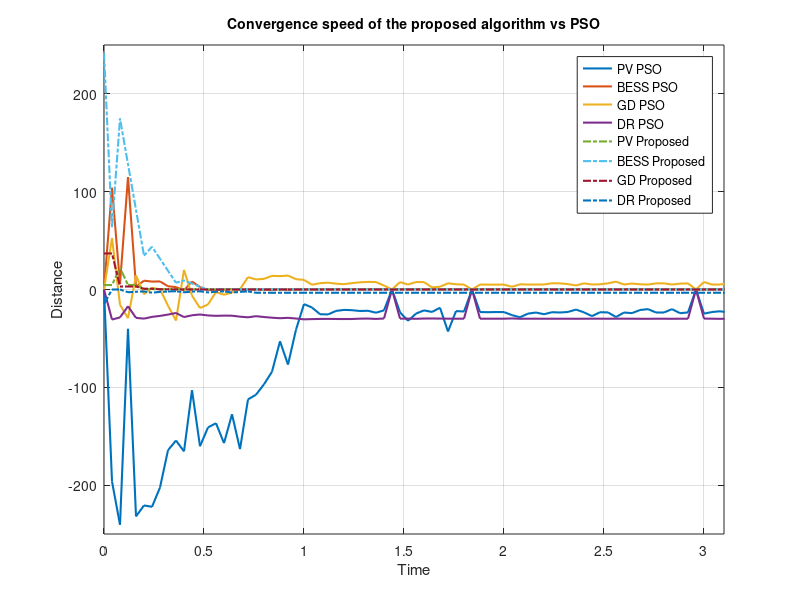

Write the MATLAB code that produced this figure. (Note: this script raises an error after producing the figure.)
clear all
close all

time= [0.  , 0.04, 0.08, 0.12, 0.16, 0.2 , 0.24, 0.28, 0.32, 0.36, 0.4, 0.44, 0.48, 0.52, 0.56, 0.6 , 0.64, 0.68, 0.72, 0.76, 0.8 , 0.84,0.88, 0.92, 0.96, 1.  , 1.04, 1.08, 1.12, 1.16, 1.2 , 1.24, 1.28,1.32, 1.36, 1.4 , 1.44, 1.48, 1.52, 1.56, 1.6 , 1.64, 1.68, 1.72,1.76, 1.8 , 1.84, 1.88, 1.92, 1.96, 2.  , 2.04, 2.08, 2.12, 2.16,2.2 , 2.24, 2.28, 2.32, 2.36, 2.4 , 2.44, 2.48, 2.52, 2.56, 2.6 ,2.64, 2.68, 2.72, 2.76, 2.8 , 2.84, 2.88, 2.92, 2.96, 3.  , 3.04,3.08, 3.12, 3.16];

PVpos=[0,-196.272819087832,-240.556259081956,-40.2208238515236,-231.991378932528,-220.767558904418,-222.203710320816,-202.454313052032,-164.339204691808,-154.399889568075,-165.496587762144,-102.970978923397,-160.257166035170,-141.026651215756,-136.757906221350,-157.081096843992,-127.593159927504,-163.178203303535,-112.375907972582,-107.570221026964,-96.9273837734808,-84.0013699547852,-52.9875052605373,-76.7279076821634,-41.0523049288544,-14.9444658311151,-18.3781040121352,-25.2911358939310,-25.5057965766272,-21.9061961774231,-20.8546434904660,-21.1454705305763,-21.9937349114228,-21.7306148692111,-23.7463882377172,-21.2894936437338,0,-23.3206841241335,-32.0346684156551,-24.6452487784316,-21.3219479750883,-22.9805881716998,-18.6378004486161,-42.9488120870383,-22.1139483000949,-22.4600160904142,0,-23.0785292440992,-23.1991102739153,-23.0547782768508,-23.0836065918367,-26.2278592855577,-28.3817299220895,-24.6775401582260,-23.5381963834606,-25.3062151989992,-23.2003736803035,-23.5198711423051,-22.9734490239862,-20.5096780497070,-23.3876047715457,-27.2183293497055,-23.2395204113943,-23.4139993036763,-28.1686240579855,-23.5384561577793,-24.1633647076387,-20.9667044365538,-20.0647277775668,-23.5193996384339,-23.5077903023900,-20.0506798318615,-24.2274917992669,-23.4445227917369,0,-24.7012352986627,-23.0318861880343,-22.2432404989190,-23.4727575263630,-23.5182799078671];
Bpos=[0,104.071507905450,5.63037263255859,114.957911873259,2.87766366095367,9.03440859466744,8.08950574013423,8.27315258307313,3.31213779177657,2.43802846618180,-0.808451200661876,8.17647858120927,2.45871802855481,-0.648630465245266,-0.631731064724020,-0.209769301716606,0.289948378961958,-0.468290557328661,0.0367052119465936,0.219175899093836,-0.207994221347256,-0.550875700834563,0.296000796422113,-0.352118845122631,0.111583583688086,0.124708384198962,0.131803390685085,0.0952951398663626,0.224223304710349,0.204777699225959,0.180153158404128,0.267570201382955,0.224447776233740,0.213044473888563,0.260589350741003,0.252738227422928,0,0.287947588046702,0.256645172044078,0.234878961369998,0.193909780578184,0.322634384538500,0.308400074487392,0.309328337131199,0.257234582002894,0.297826119465607,0,0.284252861716170,0.271896466417864,0.272405585208915,0.270799122726015,0.284280051628022,0.237120826023681,0.269336899526983,0.272975735832383,0.235230704270066,0.198416726627187,0.160291415408455,0.177485831455044,0.253183533027293,0.184242437075923,0.258218752105720,0.219648853760716,0.173788341142756,0.209186034644622,0.249867685116081,0.175302740413802,0.180444333678127,0.185713689084387,0.161187594845443,0.161147425183569,0.185955629159085,0.180863128181193,0.159683341561506,0,0.165430526575464,0.230832285598348,0.161574185416948,0.169527161948036,0.172661598937681];
GDpos=[0,52.5464818357563,-15.5382333408872,-29.3354615920032,14.4276739540331,-4.88025549503197,1.66032541722768,0.330191809872190,-16.5538767938156,-31.7371010073328,20.0137745493668,-6.19651208977336,-18.9566524437268,-15.2939019214892,-2.57721527981755,-5.36892173217916,-3.07831295375320,0.231972460008706,12.6625157385851,10.2619437333208,10.8737883019263,13.9515749606719,13.6876828639967,14.2374102621106,10.5469733933696,9.83173135272648,4.84509283400985,6.47975271357768,6.97525925801529,5.99259692112128,5.41724179666971,6.54156295068117,7.38447125943799,7.75962537674695,7.62197174401831,4.01574320028658,0,7.60334603241427,5.04109841849208,7.66824325542996,7.55816894954228,2.14119714853462,2.83588006526963,6.34698128440800,5.32679932049314,5.04274988999191,0,5.05301487552219,5.00012473901074,4.94135048479348,5.01397016134251,2.75283406471647,5.33673982600635,5.07026577782688,5.07964713725789,5.12908637048827,6.37278778058169,6.26992783891672,5.54298326691298,4.14378512448832,6.29476477720493,5.08612691714461,5.30941657226447,6.28240080949058,8.05786277959896,5.06647296782955,6.10377174554628,5.35121734085681,5.05457144726108,6.25000339296128,6.28888705871407,5.04685583254650,6.00398473872019,6.26400681249845,0,7.67667082780281,5.03092821930716,5.09715514011680,6.25763011647916,6.38214600698325];
DRpos=[0,-30.7059192212007,-28.5616538714873,-17.1395824492465,-29.0129613584026,-29.7809152778266,-27.9896952648229,-27.0042825821220,-25.6455514932598,-24.0093576143520,-28.1966954815133,-26.3403683589891,-25.5579920474850,-26.5340937592574,-26.9324677301413,-26.7052627730403,-26.7663045162891,-27.7883488503668,-28.4350265021715,-27.2715507392052,-28.1488439217540,-28.8347758507272,-29.3615593321590,-28.9571463245131,-29.6873499439350,-30.4853501708630,-30.2608795201705,-30.0969146578641,-30.0451200324958,-30.1443049236115,-30.1873316086128,-30.1552429819535,-29.8140750133483,-29.7050315305576,-30.0902773480733,-29.6514903491433,0,-29.7736660824665,-29.7642436804572,-29.9514868541651,-29.6763745146491,-29.6442954709866,-29.7279047787306,-29.8274582110621,-29.8629622099466,-29.8274026338478,0,-29.8502741628110,-29.8469376652806,-29.8471941015138,-29.8573411570111,-29.5981144629501,-29.8952365481840,-29.8585710348148,-29.8536128997531,-29.8935772574828,-29.8801498516288,-29.8816853991134,-29.8880722960335,-29.9128829799096,-29.8908353484255,-29.8368741714206,-29.8429867274149,-29.8813484035727,-29.8312176253372,-29.8474104821591,-29.8715225529751,-29.9335094816314,-29.9526180898377,-29.8818394422047,-29.8815060747076,-29.9529041901548,-29.8738626628325,-29.8830723451064,0,-29.7259148561466,-29.8644245047040,-29.9917308882808,-29.8842803829236,-29.8843942041223];

PVbus = [4.58294999999998,4.58294999999998,22.2290223650475,4.58294999999998,4.58294999999998,0.353186454098079,0.353186454098079,0.353186454098079,0.353186454098079,0.294933199807304,0.236679945516528,0.236679945516528,0.222716640463034,0.236679945516528,0.236679945516528,0.236679945516528,0.235877668604701,0.235075391692874,0.235075391692874,0.234883085917090,0.23,0.23,0.23,0.23,0.23,0.23,0.23,0.23,0.23,0.23,0.23,0.23,0.23,0.23,0.23,0.23,0.23,0.23,0.23,0.23,0.23,0.23,0.23,0.23,0.23,0.23,0.23,0.23,0.23,0.23,0.23,0.23,0.23,0.23,0.23,0.23,0.23,0.23,0.23,0.23,0.23,0.23,0.23,0.23,0.23,0.23,0.23,0.23,0.23,0.23,0.23,0.23,0.23,0.23,0.23,0.23,0.23,0.23,0.23,0.23];                     
Bbus  = [241.375000000000,63.5069500000000,174.868050000000,128.106539655000,81.3450293100000,34.5835189650000,43.7615103450000,31.4679092752995,19.1743082055990,6.88070713589850,9.29360106970050,6.06161334847624,2.82962562725198,-0.402362093972283,0.231987721224261,0.231987721224261,0.231987721224261,0.173260228399414,0.173260228399414,0.173260228399414,0.17,0.17,0.17,0.17,0.17,0.17,0.17,0.17,0.17,0.17,0.17,0.17,0.17,0.17,0.17,0.17,0.17,0.17,0.17,0.17,0.17,0.17,0.17,0.17,0.17,0.17,0.17,0.17,0.17,0.17,0.17,0.17,0.17,0.17,0.17,0.17,0.17,0.17,0.17,0.17,0.17,0.17,0.17,0.17,0.17,0.17,0.17,0.17,0.17,0.17,0.17,0.17,0.17,0.17,0.17,0.17,0.17,0.17,0.17,0.17];                      
GDbus = [36.8599000000000,36.8599000000000,3.04915985000002,3.04915985000002,3.04915985000002,0.789850119011703,0.789850119011703,0.205818553551239,0.205818553551239,0.0548463938797568,0.0548463938797568,0.0158200906047341,0.0158200906047341,0.00573179120817713,0.00573179120817713,0.00312396581421126,0.000516140420245392,0.000516140420245392,0.000516140420245392,0.000341879659799815,0,0,0,0,0,0,0,0,0,0,0,0,0,0,0,0,0,0,0,0,0,0,0,0,0,0,0,0,0,0,0,0,0,0,0,0,0,0,0,0,0,0,0,0,0,0,0,0,0,0,0,0,0,0,0,0,0,0,0,0];                      
DRbus = [-14.8144000000000,0,0,-2.77770000000000,-2.32535155500000,-1.94666805426824,-3.25930632326133,-2.44447974244599,-2.04639621638867,-1.71314059254977,-2.86831129410608,-2.15123347057956,-1.80090509989567,-3.01525540875533,-2.26144155656650,-1.89316579907964,-3.16972749739904,-2.37729562304929,-1.99015303083571,-3.33211321952823,-3.33,-3.33,-3.33,-3.33,-3.33,-3.33,-3.33,-3.33,-3.33,-3.33,-3.33,-3.33,-3.33,-3.33,-3.33,-3.33,-3.33,-3.33,-3.33,-3.33,-3.33,-3.33,-3.33,-3.33,-3.33,-3.33,-3.33,-3.33,-3.33,-3.33,-3.33,-3.33,-3.33,-3.33,-3.33,-3.33,-3.33,-3.33,-3.33,-3.33,-3.33,-3.33,-3.33,-3.33,-3.33,-3.33,-3.33,-3.33,-3.33,-3.33,-3.33,-3.33,-3.33,-3.33,-3.33,-3.33,-3.33,-3.33,-3.33,-3.33];                    

figu=figure;
plot(time,PVpos,'LineWidth',1.5);hold on; grid on; 
plot(time,Bpos,'LineWidth',1.5)
plot(time,GDpos,'LineWidth',1.5)
plot(time,DRpos,'LineWidth',1.5)

plot(time,PVbus,'-.','LineWidth',1.5)
plot(time,Bbus,'-.','LineWidth',1.5)
plot(time,GDbus,'-.','LineWidth',1.5)
plot(time,DRbus,'-.','LineWidth',1.5)

legend('PV PSO','BESS PSO','GD PSO','DR PSO','PV Proposed','BESS Proposed','GD Proposed','DR Proposed')
title(['\fontsize{14}Convergence speed of the proposed algorithm vs PSO'])
axis([0 3.1 -250 250])
xlabel('Time')
ylabel('Distance')


set(gcf,'renderer','Painters')
figu.PaperSize = [5.4 4.6];
figu.PaperPosition(1:2) = [-0.2 0.1];
print -dpdf conver.pdf
